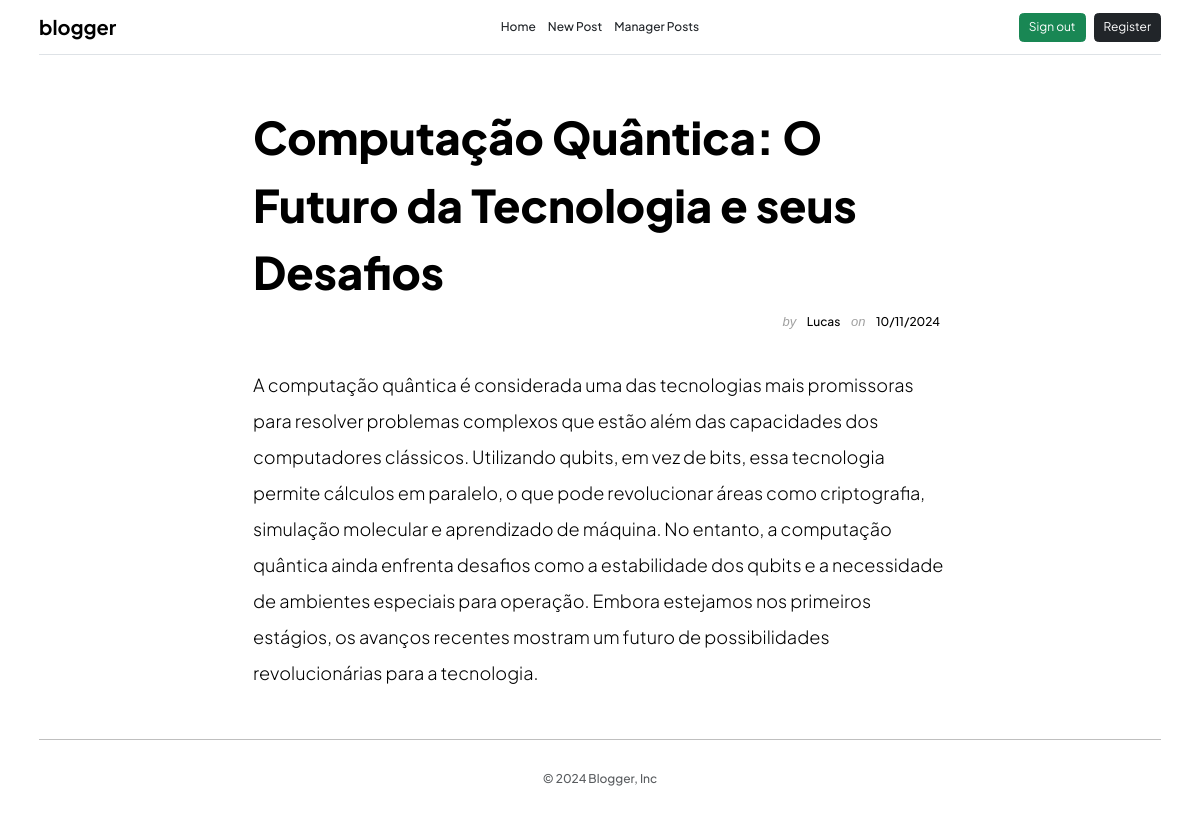
Screenshot of /post.php?post=47 (signed in) with the database file from the repository.
### tables this page shows
CREATE TABLE IF NOT EXISTS `post` (
  `id` int NOT NULL AUTO_INCREMENT,
  `autor` varchar(150) NOT NULL,
  `title` varchar(150) NOT NULL,
  `category` varchar(20) NOT NULL,
  `content` text NOT NULL,
  `date_post` datetime NOT NULL,
  `date_update` datetime DEFAULT NULL,
  PRIMARY KEY (`id`)
);

### public/post.php (the view, shortened to what this page needs)
<!DOCTYPE html>
<html lang="pt-br">
<head>
</head>
<body>
    <div><?php include 'header.php'; ?></div>
    <div class="container">
        <div class="m-5">
            <?php
            if (!isset($_GET['post'])) {
                echo "Not exist posts!";
            } else {
                include_once '../app/database/connection.php';
                $id = $_GET['post'];
                $consulta = mysqli_query($conexao, "SELECT * FROM post WHERE id = $id");
                $sql = mysqli_fetch_assoc($consulta);
                $titulo = $sql['title'];
                $conteudo = $sql['content'];
                $autor = $sql['autor'];
                $data =  date("d/m/Y", strtotime($sql['date_post']));
                echo "
                        <div class='row justify-content-center'>
                             <div class='col-xl-8'>
                                <h5 class='card-title mt-3 mb-2 lh-base'>$titulo</h5>
                                 <p class='autor-data text-end mb-5'>by <span class='autor'>$autor</span> on <span class='data'>$data</span></p>
                                <p class='fs-4 text fw-light lh-lg'>$conteudo</p>
                            </div>
                        </div>
                    ";
            }
            ?>
        </div>
    </div>
    <?php
    include_once("footer.php");
    ?>
</body>
</html>

### public/assets/css/style.css (style rules this page uses)
* { font-family: "Plus Jakarta Sans", sans-serif; font-optical-sizing: auto; font-weight: 500; font-size: 12px; font-style: normal; color: black; }
.card-title, .card-title2, .logo { font-family: "Plus Jakarta Sans", sans-serif; font-optical-sizing: auto; font-style: normal; }
.card-title { font-weight: 1000; font-size: 45px; }
.autor-data { font-family: sans-serif, cursive; font-style: italic; font-size: 13px; color: #a0a0a0; }
.autor, .data { margin-left: 7px; margin-right: 7px; }

### rows the page displays
post: title "Computação Quântica: O Futuro da Tecnologia e seus Desafios", autor "Lucas", date_post "10/11/2024", content "A computação quântica é considerada uma das tecnologias mais promissoras para resolver problemas complexos que estão além das capacidades dos computadores clássicos. Utilizando qubits, em vez de bits, essa tecnologia permite cálculos em paralelo, o que pode revolucionar áreas como criptografia, simulação molecular e aprendizado de máquina. No entanto, a computação quântica ainda enfrenta desafios como a estabilidade dos qubits e a necessidade de ambientes especiais para operação. Embora estejamos nos primeiros estágios, os avanços recentes mostram um futuro de possibilidades revolucionárias para a tecnologia."
